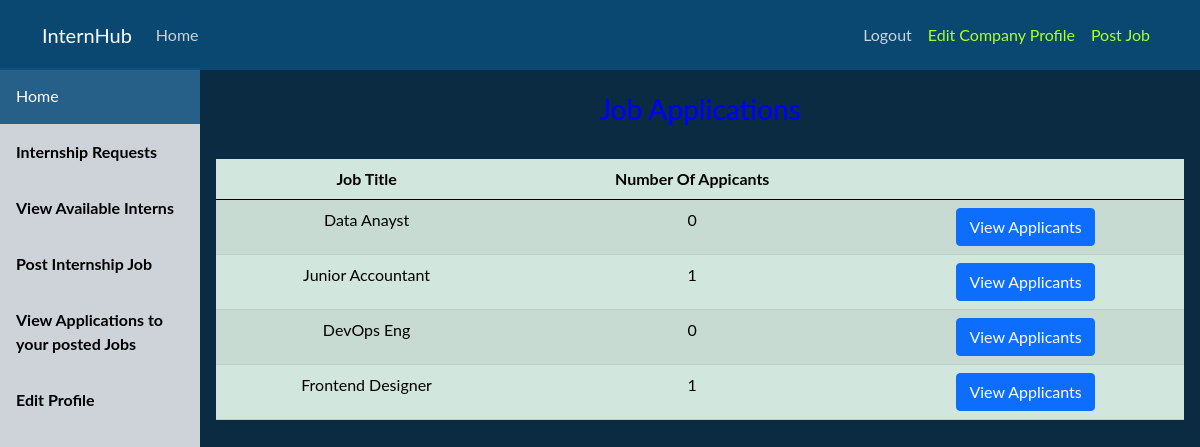
/company/view-job-applications (signed in), run on an earlier commit of the app's database.
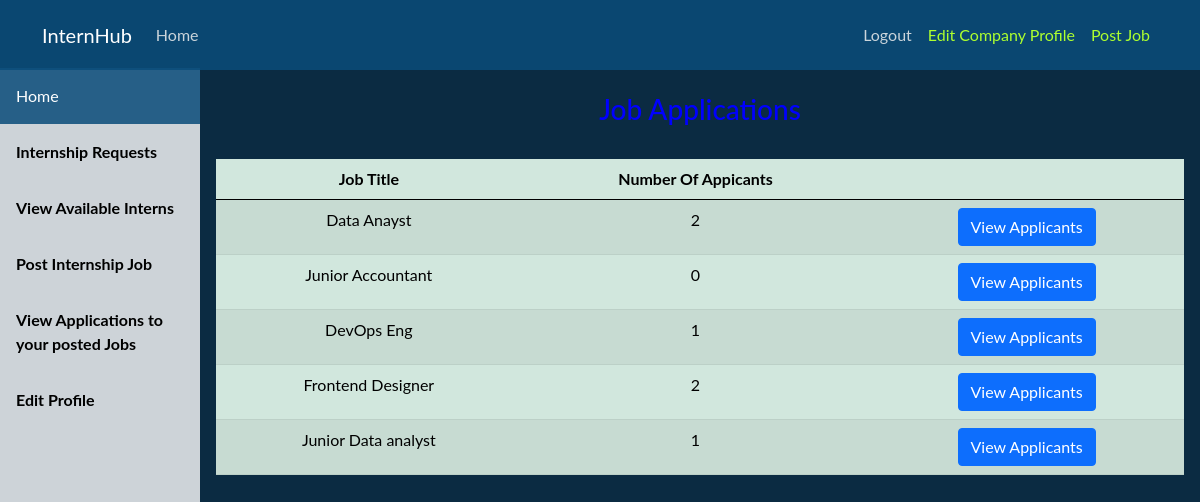
And on a later commit of the database.
### company/models.py (models this page shows)
class InternJob(models.Model):
   company = models.ForeignKey(Company, on_delete=models.CASCADE)
   title = models.CharField(max_length=100, null=False)
   deadline = models.DateTimeField()
   resume = models.CharField(max_length=20)
   transcript = models.CharField(max_length=20)
   recommendation = models.CharField(max_length=20)
   cover_letter = models.CharField(max_length=20)
   requirements = models.TextField()

class JobApplication(models.Model):
    job = models.ForeignKey(InternJob, on_delete = models.CASCADE)
    student = models.ForeignKey(Student, on_delete = models.CASCADE)
    time_applied = models.DateTimeField(default=timezone.now)
    resume = models.FileField(upload_to='resume', null=True)
    recommendation = models.FileField(upload_to='recommendation', null=True)
    transcript = models.FileField(upload_to='transcript', null=True)
    cover_letter = models.FileField(upload_to='cover_letter', null=True)
    feedback = models.CharField(max_length=20, default = 'Pending')

### company/views.py (the view)
# urls.py: path('view-job-applications', views.view_company_job_applications, name='job-applications'),
@login_required
def view_company_job_applications(request):
    company = Company.objects.filter(user=request.user).first()
    jobs = InternJob.objects.filter(company=company).all()
    context = {
        'jobs': jobs
    }
    return render(request, 'company/view_comp_job_appl.html', context=context)

### company/templates/company/view_comp_job_appl.html
{% extends 'company/dashboard_base.html' %}
{% block body %}
<br>
<h3 style="color: blue;" style="text-align: center;">Job Applications</h3>
<br>
<div style="overflow-x:auto; overflow-y: auto;">
     <table class="table table-success table-striped table-hover">
             <thead>
                 <tr>
                     <th scope="col">Job Title</th>
                     <th scope="col">Number Of Appicants</th>
                     <th scope="col"></th>
                 <tbody>
                    {% for job in jobs %}
                         <tr>
                             <td>{{ job.title }}</td>
                             <td>{{ job.jobapplication_set.all|length }}</td>
                             <td><a class="btn btn-primary" href="{% url 'job-applicants' job.pk %}" role="button">View Applicants</a></td>
                         </tr>
                    {% endfor %}
                 </tbody>
             </thead>
     </table>
</div>
{% endblock %}

What changed in the data, as far as the page shows it:
computed for InternJob "Data Anayst": jobapplication_set.all|length "0" → "2"
computed for InternJob "Junior Accountant": jobapplication_set.all|length "1" → "0"
computed for InternJob "DevOps Eng": jobapplication_set.all|length "0" → "1"
computed for InternJob "Frontend Designer": jobapplication_set.all|length "1" → "2"
added InternJob: title "Junior Data analyst", jobapplication_set.all|length "1"
